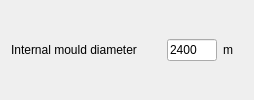
                   <widget class="QWidget" name="widget_internalMouldDiameter" native="true">
                    <property name="sizePolicy">
                     <sizepolicy hsizetype="Fixed" vsizetype="Fixed">
                      <horstretch>0</horstretch>
                      <verstretch>0</verstretch>
                     </sizepolicy>
                    </property>
                    <property name="minimumSize">
                     <size>
                      <width>100</width>
                      <height>0</height>
                     </size>
                    </property>
                    <layout class="QHBoxLayout" name="horizontalLayout_25">
                     <property name="topMargin">
                      <number>0</number>
                     </property>
                     <property name="bottomMargin">
                      <number>0</number>
                     </property>
                     <item>
                      <widget class="QLabel" name="label_internalMouldDiameter">
                       <property name="sizePolicy">
                        <sizepolicy hsizetype="Fixed" vsizetype="MinimumExpanding">
                         <horstretch>0</horstretch>
                         <verstretch>0</verstretch>
                        </sizepolicy>
                       </property>
                       <property name="minimumSize">
                        <size>
                         <width>150</width>
                         <height>0</height>
                        </size>
                       </property>
                       <property name="text">
                        <string>Internal mould diameter</string>
                       </property>
                       <property name="alignment">
                        <set>Qt::AlignJustify|Qt::AlignVCenter</set>
                       </property>
                      </widget>
                     </item>
                     <item alignment="Qt::AlignLeft">
                      <widget class="QLineEdit" name="lineEdit_internalMouldDiameter">
                       <property name="enabled">
                        <bool>true</bool>
                       </property>
                       <property name="sizePolicy">
                        <sizepolicy hsizetype="Fixed" vsizetype="Fixed">
                         <horstretch>0</horstretch>
                         <verstretch>0</verstretch>
                        </sizepolicy>
                       </property>
                       <property name="minimumSize">
                        <size>
                         <width>30</width>
                         <height>0</height>
                        </size>
                       </property>
                       <property name="maximumSize">
                        <size>
                         <width>50</width>
                         <height>16777215</height>
                        </size>
                       </property>
                       <property name="toolTip">
                        <string>&lt;html&gt;&lt;head/&gt;&lt;body&gt;&lt;p&gt;This factor will multiple the values contained in the files being read. If the files are already in terms of equivalent gravity (g), then a value equal to 1 should be inserted&lt;/p&gt;&lt;/body&gt;&lt;/html&gt;</string>
                       </property>
                       <property name="text">
                        <string>2400</string>
                       </property>
                       <property name="maxLength">
                        <number>8</number>
                       </property>
                      </widget>
                     </item>
                     <item alignment="Qt::AlignLeft">
                      <widget class="QLabel" name="label_internalMouldDiameterUnits">
                       <property name="sizePolicy">
                        <sizepolicy hsizetype="Preferred" vsizetype="Fixed">
                         <horstretch>0</horstretch>
                         <verstretch>0</verstretch>
                        </sizepolicy>
                       </property>
                       <property name="minimumSize">
                        <size>
                         <width>20</width>
                         <height>0</height>
                        </size>
                       </property>
                       <property name="text">
                        <string>m</string>
                       </property>
                      </widget>
                     </item>
                    </layout>
                   </widget>
